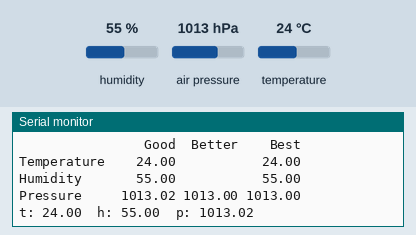
This sketch was run on a simulated Arduino Uno, built with avr-gcc and run on an emulated ATmega328P. On the bench: the last lines printed to the serial monitor. Wiring (inferred from the names in the program): BME280 sensor at I2C address 0x76. The inputs (shaded band) are chosen by the test bench; at power-on: air pressure 1013 hPa, temperature 24 °C, humidity 55 %.

Above: at 1.2 s.
1.3 s: air pressure set to 952 hPa
At 2.4 s:
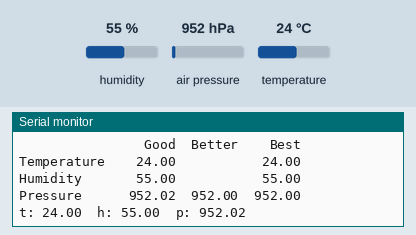
4.5 s: temperature set to 0 °C
At 5.9 s:
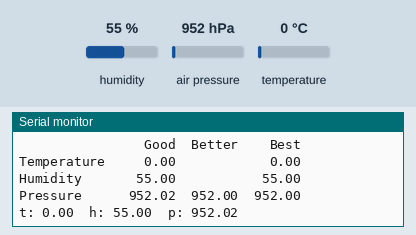
7.5 s: humidity set to 22 %
At 8.7 s:
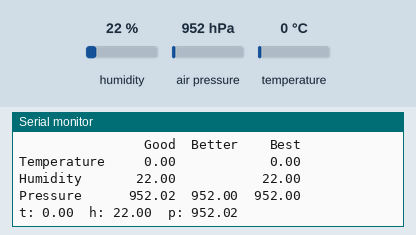

The sketch:

bme280.ino
```cpp
#include "BME280_MOD-1022.h"

#include <Wire.h>

// Arduino needs this to pring pretty numbers

void printFormattedFloat(float x, uint8_t precision) {
  char buffer[10];

  dtostrf(x, 7, precision, buffer);
  Serial.print(buffer);

}

float tmp, hum, prs;

void printCompensatedMeasurements(void) {

  float temp, humidity,  pressure, pressureMoreAccurate;
  double tempMostAccurate, humidityMostAccurate, pressureMostAccurate;
  char buffer[80];

  temp      = BME280.getTemperature();
  humidity  = BME280.getHumidity();
  pressure  = BME280.getPressure();

  tmp = temp;
  hum = humidity;
  prs = pressure;

  pressureMoreAccurate = BME280.getPressureMoreAccurate();  // t_fine already calculated from getTemperaure() above

  tempMostAccurate     = BME280.getTemperatureMostAccurate();
  humidityMostAccurate = BME280.getHumidityMostAccurate();
  pressureMostAccurate = BME280.getPressureMostAccurate();
  Serial.println("                Good  Better    Best");
  Serial.print("Temperature  ");
  printFormattedFloat(temp, 2);
  Serial.print("         ");
  printFormattedFloat(tempMostAccurate, 2);
  Serial.println();

  Serial.print("Humidity     ");
  printFormattedFloat(humidity, 2);
  Serial.print("         ");
  printFormattedFloat(humidityMostAccurate, 2);
  Serial.println();

  Serial.print("Pressure     ");
  printFormattedFloat(pressure, 2);
  Serial.print(" ");
  printFormattedFloat(pressureMoreAccurate, 2);
  Serial.print(" ");
  printFormattedFloat(pressureMostAccurate, 2);
  Serial.println();
}


// setup wire and serial

void setup()
{
  Wire.begin();
  Serial.begin(115200);

}

// main loop

void loop()
{

  uint8_t chipID;

  Serial.println("Welcome to the BME280 MOD-1022 weather multi-sensor test sketch!");
  Serial.println("Embedded Adventures (www.embeddedadventures.com)");
  chipID = BME280.readChipId();

  // find the chip ID out just for fun
  Serial.print("ChipID = 0x");
  Serial.print(chipID, HEX);


  // need to read the NVM compensation parameters
  BME280.readCompensationParams();

  // Need to turn on 1x oversampling, default is os_skipped, which means it doesn't measure anything
  BME280.writeOversamplingPressure(os1x);  // 1x over sampling (ie, just one sample)
  BME280.writeOversamplingTemperature(os1x);
  BME280.writeOversamplingHumidity(os1x);


  BME280.writeMode(smNormal);

  while (1) {


    while (BME280.isMeasuring()) {


    }

    // read out the data - must do this before calling the getxxxxx routines
    BME280.readMeasurements();
    printCompensatedMeasurements();
    Serial.print("t: ");
    Serial.print(tmp);
    Serial.print("\th: ");
    Serial.print(hum);
    Serial.print("\tp: ");
    Serial.println(prs);
    delay(1000);  // do this every 5 seconds
    Serial.println();
  }
}
```

BME280_MOD-1022.cpp
```cpp
// (licence header left out)
// BME280 MOD-1022 weather multi-sensor Arduino library
// Written originally by Embedded Adventures

#include "BME280_MOD-1022.h"
#include "Wire.h"

// Returns temperature in DegC, double precision. Output value of  51.23  equals 51.23 DegC.
// t_fine carries fine temperature as global value

double BME280Class::BME280_compensate_T_double(BME280_S32_t adc_T) {

double var1, var2, T;

  var1 = (((double)adc_T)/16384.0 - ((double)compParams.compStruct.dig_T1)/1024.0) * ((double)compParams.compStruct.dig_T2);
  var2 = ((((double)adc_T)/131072.0 - ((double)compParams.compStruct.dig_T1)/8192.0) *
  (((double)adc_T)/131072.0 - ((double) compParams.compStruct.dig_T1)/8192.0)) * ((double)compParams.compStruct.dig_T3);
  t_fine = (BME280_S32_t)(var1 + var2);
  T = (var1 + var2) / 5120.0;
  return T;
}

// Returns pressure in Pa as double. Output value of  96386.2  equals 96386.2 Pa = 963.862 hPa
double BME280Class::BME280_compensate_P_double(BME280_S32_t adc_P) {

double var1, var2, p;

  var1 = ((double)t_fine/2.0) - 64000.0;
  var2 = var1 * var1 * ((double)compParams.compStruct.dig_P6) / 32768.0;
  var2 = var2 + var1 * ((double)compParams.compStruct.dig_P5) * 2.0;
  var2 = (var2/4.0)+(((double)compParams.compStruct.dig_P4) * 65536.0);
  var1 = (((double)compParams.compStruct.dig_P3) * var1 * var1 / 524288.0 + ((double)compParams.compStruct.dig_P2) * var1) / 524288.0;
  var1 = (1.0 + var1 / 32768.0)*((double)compParams.compStruct.dig_P1);
  if (var1 == 0.0) {
    return 0; // avoid exception caused by division by zero
  }
  p = 1048576.0 - (double)adc_P;
  p = (p - (var2 / 4096.0)) * 6250.0 / var1;
  var1 = ((double)compParams.compStruct.dig_P9) * p * p / 2147483648.0;
  var2 = p * ((double)compParams.compStruct.dig_P8) / 32768.0;
  p = p + (var1 + var2 + ((double)compParams.compStruct.dig_P7)) / 16.0;
  return p;
}

// Returns humidity in %rH as as double. Output value of  46.332  represents 46.332 %rH
double BME280Class::BME280_compensate_H_double(BME280_S32_t adc_H) {

 double var_H;

  var_H = (((double)t_fine) - 76800.0);
  var_H = (adc_H - (((double)compParams.compStruct.dig_H4) * 64.0 + ((double)compParams.compStruct.dig_H5) / 16384.0 * var_H)) *
          (((double)compParams.compStruct.dig_H2) / 65536.0 * (1.0 + ((double)compParams.compStruct.dig_H6) / 67108864.0 * var_H *
          (1.0 + ((double)compParams.compStruct.dig_H3) / 67108864.0 * var_H)));
  var_H = var_H * (1.0 - ((double)compParams.compStruct.dig_H1) * var_H / 524288.0);
  if (var_H > 100.0) {
    var_H = 100.0;
  } else if (var_H < 0.0) {
    var_H = 0.0;
  }
  return var_H;
}

// Returns pressure in Pa as unsigned 32 bit integer. Output value of  96386  equals 96386 Pa = 963.86 hPa
BME280_U32_t BME280Class::BME280_compensate_P_int32(BME280_S32_t adc_P)
{
BME280_S32_t var1, var2;
BME280_U32_t p;
  var1 = (((BME280_S32_t)t_fine)>>1) - (BME280_S32_t)64000;
  var2 = (((var1>>2) * (var1>>2)) >> 11 ) * ((BME280_S32_t)compParams.compStruct.dig_P6);
  var2 = var2 + ((var1*((BME280_S32_t)compParams.compStruct.dig_P5))<<1);
  var2 = (var2>>2)+(((BME280_S32_t)compParams.compStruct.dig_P4)<<16);
  var1 = (((compParams.compStruct.dig_P3 * (((var1>>2) * (var1>>2)) >> 13 )) >> 3) + ((((BME280_S32_t)compParams.compStruct.dig_P2) * var1)>>1))>>18;
  var1 =((((32768+var1))*((BME280_S32_t)compParams.compStruct.dig_P1))>>15);
  if (var1 == 0) {
    return 0; // avoid exception caused by division by zero
  }
  p = (((BME280_U32_t)(((BME280_S32_t)1048576)-adc_P)-(var2>>12)))*3125;
  if (p < 0x80000000) {
    p = (p << 1) / ((BME280_U32_t)var1);
  } else {
    p = (p / (BME280_U32_t)var1) * 2;
  }
  var1 = (((BME280_S32_t)compParams.compStruct.dig_P9) * ((BME280_S32_t)(((p>>3) * (p>>3))>>13)))>>12;
  var2 = (((BME280_S32_t)(p>>2)) * ((BME280_S32_t)compParams.compStruct.dig_P8))>>13;
  p = (BME280_U32_t)((BME280_S32_t)p + ((var1 + var2 + compParams.compStruct.dig_P7) >> 4));
  return p;
}

// Returns temperature in DegC, resolution is 0.01 DegC. Output value of  5123  equals 51.23 DegC.
// t_fine carries fine temperature as global value

int32_t BME280Class::BME280_compensate_T_int32(BME280_S32_t adc_T)
{
BME280_S32_t var1, var2, T;

  var1 = ((((adc_T>>3) -((BME280_S32_t)compParams.compStruct.dig_T1<<1))) * ((BME280_S32_t)compParams.compStruct.dig_T2)) >> 11;
  var2 = (((((adc_T>>4) - ((BME280_S32_t)compParams.compStruct.dig_T1)) * ((adc_T>>4) - ((BME280_S32_t)compParams.compStruct.dig_T1))) >> 12) * ((BME280_S32_t)compParams.compStruct.dig_T3)) >> 14;
  t_fine = var1 + var2;
  T = (t_fine * 5 + 128) >> 8;
  return T;
}

// Returns pressure in Pa as unsigned 32 bit integer in Q24.8 format (24 integer bits and 8 fractional bits).
// Output value of  24674867  represents 24674867/256 = 96386.2 Pa = 963.862 hPa
uint32_t BME280Class::BME280_compensate_P_int64(BME280_S32_t adc_P)
{
BME280_S64_t var1, var2, p;

  var1 = ((BME280_S64_t)t_fine) - 128000;
  var2 = var1 * var1 * (BME280_S64_t)compParams.compStruct.dig_P6;
  var2 = var2 + ((var1*(BME280_S64_t)compParams.compStruct.dig_P5)<<17);
  var2 = var2 + (((BME280_S64_t)compParams.compStruct.dig_P4)<<35);
  var1 = ((var1 * var1 * (BME280_S64_t)compParams.compStruct.dig_P3)>>8) + ((var1 * (BME280_S64_t)compParams.compStruct.dig_P2)<<12);
  var1 = (((((BME280_S64_t)1)<<47)+var1))*((BME280_S64_t)compParams.compStruct.dig_P1)>>33;
  if (var1 == 0) {
    return 0; // avoid exception caused by division by zero
  }
  p = 1048576-adc_P;
  p = (((p<<31)-var2)*3125)/var1;
  var1 = (((BME280_S64_t)compParams.compStruct.dig_P9) * (p>>13) * (p>>13)) >> 25;
  var2 = (((BME280_S64_t)compParams.compStruct.dig_P8) * p) >> 19;

  p = ((p + var1 + var2) >> 8) + (((BME280_S64_t)compParams.compStruct.dig_P7)<<4);
  return (BME280_U32_t)p;
}

// Returns humidity in %RH as unsigned 32 bit integer in Q22.10 format (22 integer and 10 fractional bits).
// Output value of  47445  represents 47445/1024 = 46.333 %RH
BME280_U32_t BME280Class::BME280_compensate_H_int32(BME280_S32_t adc_H)
{
BME280_S32_t v_x1_u32r;
  v_x1_u32r = (t_fine - ((BME280_S32_t)76800));
  v_x1_u32r = (((((adc_H << 14) - (((BME280_S32_t)compParams.compStruct.dig_H4) << 20) - (((BME280_S32_t)compParams.compStruct.dig_H5) * v_x1_u32r)) +
    ((BME280_S32_t)16384)) >> 15) * (((((((v_x1_u32r * ((BME280_S32_t)compParams.compStruct.dig_H6)) >> 10) * (((v_x1_u32r *
    ((BME280_S32_t)compParams.compStruct.dig_H3)) >> 11) + ((BME280_S32_t)32768))) >> 10) + ((BME280_S32_t)2097152)) *
    ((BME280_S32_t)compParams.compStruct.dig_H2) + 8192) >> 14));
  v_x1_u32r = (v_x1_u32r - (((((v_x1_u32r >> 15) * (v_x1_u32r >> 15)) >> 7) * ((BME280_S32_t)compParams.compStruct.dig_H1)) >> 4));
  v_x1_u32r = (v_x1_u32r < 0 ? 0 : v_x1_u32r);
  v_x1_u32r = (v_x1_u32r > 419430400 ? 419430400 : v_x1_u32r);
  return (BME280_U32_t)(v_x1_u32r>>12);
}


float  BME280Class::getTemperature(void) {
  return (float)BME280_compensate_T_int32(adc_t) / 100;
}

double BME280Class::getTemperatureMostAccurate(void) {
  return BME280_compensate_T_double(adc_t);
}


float BME280Class::getHumidity(void) {
  return (float)BME280_compensate_H_int32(adc_h) / 1024;
}

double BME280Class::getHumidityMostAccurate(void) {
  return BME280_compensate_H_double(adc_h);
}

float BME280Class::getPressure(void) {
  return (float)BME280_compensate_P_int32(adc_p) / 100;
}

float BME280Class::getPressureMoreAccurate(void) {
  return (float)BME280_compensate_P_int64(adc_p) / 256 / 100;
}

double BME280Class::getPressureMostAccurate(void) {
  return BME280_compensate_P_double(adc_p) / 100;
}


void BME280Class::writeStandbyTime(standbySettings_e t_sb) {

uint8_t conf;

  conf = readRegister(regConfig);  // Status is hidden in here
  // We want to change osrs_p which is bits 4,3,2
  conf = conf & 0b00011111; // mask out the bits we care about
  conf = conf | (t_sb << 5); // Set the magic bits

  writeRegister(regConfig, conf);

}

void BME280Class::writeFilterCoefficient(filterCoefficient_e fc) {

uint8_t conf;

  conf = readRegister(regConfig);  // Status is hidden in here
  // We want to change osrs_p which is bits 4,3,2
  conf = conf & 0b11100011; // mask out the bits we care about
  conf = conf | (fc << 2); // Set the magic bits

  writeRegister(regConfig, conf);

}

void BME280Class::writeOversamplingPressure(oversampling_e os) {
 uint8_t ctrlMeas;
  ctrlMeas = readRegister(regCtrlMeas);  // Status is hidden in here
  // We want to change osrs_p which is bits 4,3,2
  ctrlMeas = ctrlMeas & 0b11100011; // mask out the bits we care about
  ctrlMeas = ctrlMeas | (os << 2); // Set the magic bits

  writeRegister(regCtrlMeas, ctrlMeas);

}

void BME280Class::writeOversamplingTemperature(oversampling_e os) {
 uint8_t ctrlMeas;

  ctrlMeas = readRegister(regCtrlMeas);  // osrs_t is in CtrlMeas
  // We want to change osrs_t which is bits 7,6,5
  ctrlMeas = ctrlMeas & 0b00011111; // mask out the bits we care about
  ctrlMeas = ctrlMeas | (os << 5); // Set the magic bits

  writeRegister(regCtrlMeas, ctrlMeas);

}

void BME280Class::writeOversamplingHumidity(oversampling_e os) {

  // We want to change osrs_h which is bits 2,1,0 - there are no other bits though, so we can just se it.

  writeRegister(regCtrlHum, os);

}

void BME280Class::readCompensationParams(void) {

  uint8_t count;
  uint16_t regE5, regE6;

  Wire.beginTransmission(addrBME280);
  Wire.write(regCalibStart);
  Wire.endTransmission();
  Wire.requestFrom(addrBME280, 24);
  for (count = 0; count < 28; count++) {  // first 28 bytes we can process like this
   compParams.compArray[count] = Wire.read();
  }
  // then they go a bit strangely

  compParams.compStruct.dig_H1 = readRegister(0xA1);

  Wire.beginTransmission(addrBME280);
  Wire.write(regCalibStart2);
  Wire.endTransmission();
  Wire.requestFrom(addrBME280, 7);

  compParams.compStruct.dig_H2 = Wire.read();
  compParams.compStruct.dig_H2 |= (uint16_t)Wire.read() << 8;
  compParams.compStruct.dig_H3 = Wire.read();
  compParams.compStruct.dig_H4 = (uint16_t)Wire.read() << 4; // bits 11:4
  regE5 = Wire.read();
  compParams.compStruct.dig_H4 |= regE5 & 0b00001111; // bits 11:4
  compParams.compStruct.dig_H5 = regE5 >> 4;
  regE6 = Wire.read();
  compParams.compStruct.dig_H5 |= regE6 << 4;
  compParams.compStruct.dig_H6 = Wire.read();


}

uint8_t BME280Class::readRegister(uint8_t reg) {

  uint8_t result;

  Wire.beginTransmission(addrBME280);
  Wire.write(reg);
  Wire.endTransmission();
  Wire.requestFrom(addrBME280, 1);
  result = Wire.read();

  return result;
}

void BME280Class::writeRegister(uint8_t reg, uint8_t data) {

  Wire.beginTransmission(addrBME280);
  Wire.write(reg);
  Wire.write(data);
  Wire.endTransmission();
}

void BME280Class::readMeasurements(void) {

  uint8_t data[8];
  uint8_t count;

  Wire.beginTransmission(addrBME280);
  Wire.write(regMeasurementsStart);
  Wire.endTransmission();
  Wire.requestFrom(addrBME280, 8);
  for (count = 0; count < 8; count++) {
    data[count] = Wire.read();
  }
  adc_h = data[hum_lsb];
  adc_h |= (uint32_t)data[hum_msb] << 8;

  adc_t  = (uint32_t)data[temp_xlsb] >> 4;
  adc_t |= (uint32_t)data[temp_lsb] << 4;
  adc_t |= (uint32_t)data[temp_msb] << 12;

  adc_p  = (uint32_t)data[press_xlsb] >> 4;
  adc_p |= (uint32_t)data[press_lsb] << 4;
  adc_p |= (uint32_t)data[press_msb] << 12;
}


void BME280Class::writeMode(mode_e m) {

  uint8_t ctrlMeas;

  ctrlMeas = readRegister(regCtrlMeas);  // Status is hidden in here
  // We want to change mode to 01
  ctrlMeas = ctrlMeas & 0b11111100; // mask out the bits we care about
  ctrlMeas = ctrlMeas | m; // Set the magic bits

  writeRegister(regCtrlMeas, ctrlMeas);

}

uint8_t  BME280Class::readChipId(void) {
  return readRegister(regChipID);  // Status is hidden in here
}

uint8_t BME280Class::readCtrlMeas(void) {
   return readRegister(regCtrlMeas);  // Status is hidden in here
}
uint8_t BME280Class::isMeasuring(void) {

  if (readRegister(regStatus) & 0b00001000) {  // Measuring is hidden in here
    return 1;
  }
  else {
    return 0;
  }
}

uint8_t BME280Class::doingIMUpdate(void) {

  if (readRegister(regStatus) & 0b00000001) {  // Measuring is hidden in here
    return 1;
  }
  else {
    return 0;
  }
}

BME280Class BME280;
```

Source omitted: BME280_MOD-1022.h (6593 bytes)

Measured:
- after the input at 1.3 s, the serial monitor: prints a new line after 0.75 s (image 1)
- after the input at 4.5 s, the serial monitor: prints a new line after 0.59 s (image 2)
- after the input at 7.5 s, the serial monitor: prints a new line after 0.63 s (image 3)
